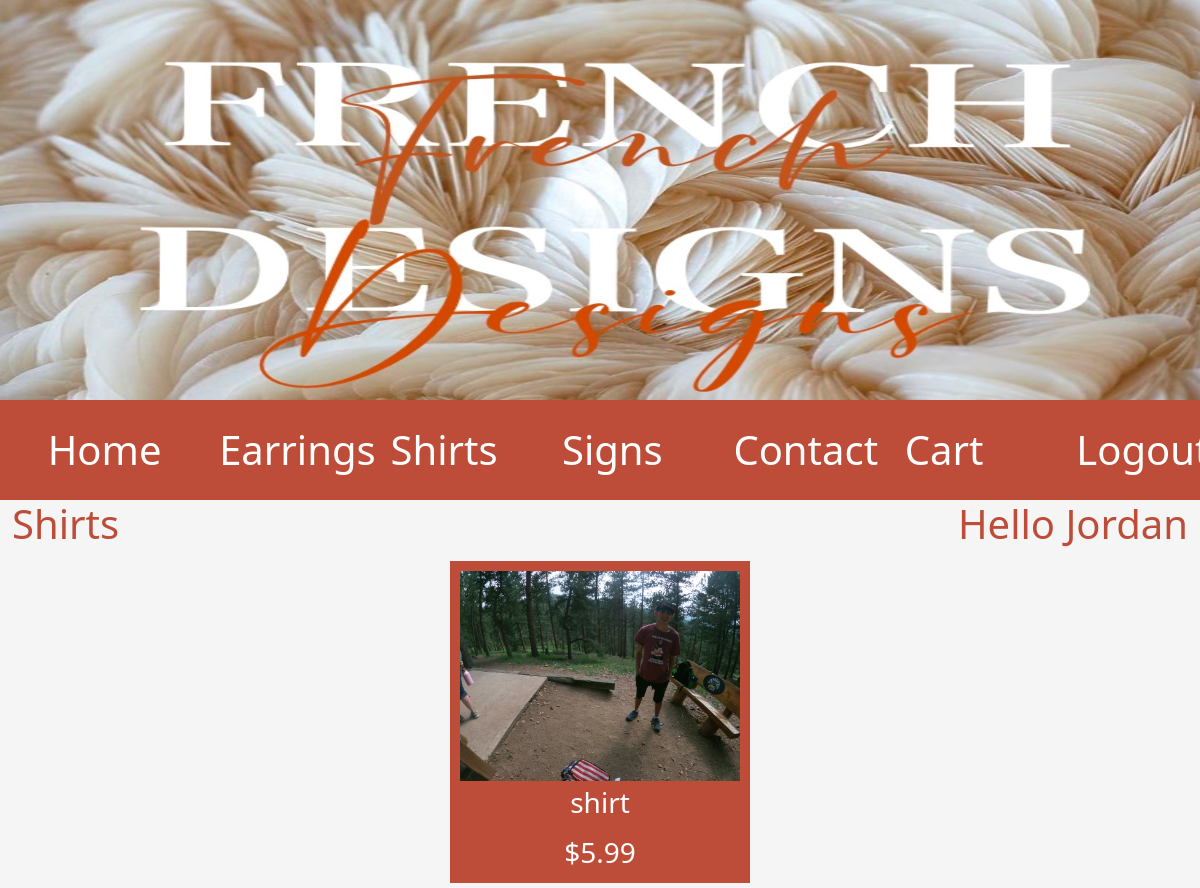
Page /shirts (signed in) on the committed database.
### store/models.py (models this page shows)
class Customer(models.Model):
    first_name= models.CharField(max_length=255)
    last_name = models.CharField(max_length=255)
    email = models.EmailField(unique=True)
    phone_number = models.CharField(max_length=255)
    created_at = models.DateTimeField(auto_now_add=True)
    updated_at = models.DateTimeField(auto_now=True)
    password = models.CharField(max_length=255, default='password')
    objects = CustomerManager()

class Product(models.Model):
    name = models.CharField(max_length=255)
    slug = models.SlugField()
    description = models.TextField()
    product_type = models.CharField(max_length=255)
    price = models.DecimalField(max_digits=6, decimal_places=2)
    size = models.CharField(max_length=10, null=True)
    stock = models.IntegerField()
    product_image = models.ImageField(upload_to='images/', null=True)
    created_at = models.DateTimeField(auto_now_add=True)
    updated_at = models.DateTimeField(auto_now=True)

### store/views.py (the view)
# urls.py: path('shirts', views.shirts),
def shirts(request):
    if 'user_id' in request.session:
        user = Customer.objects.get(id=request.session['user_id'])
    else:
        user=False
    context={
        'all_products': Product.objects.all().filter(product_type = 'shirt'),
        'product_type': 'Shirts',
        'user': user,
    }
    return render(request, 'index.html', context)

### cart/cart.py (called while the page is built)
    def __len__(self):
        return sum(item['quantity'] for item in self.cart.values())

### cart/context_processors.py (called while the page is built)
def cart(request):
    return {'cart':Cart(request)}

### store/templates/index.html (shortened to what this page needs)
<!DOCTYPE html>
<html lang="en">
<head>
    <link href="https://cdn.jsdelivr.net/npm/bootstrap@5.1.3/dist/css/bootstrap.min.css" rel="stylesheet">
    {% load static %}
    <link rel="stylesheet" href="{% static 'css/style.css' %}">
</head>
<body>
    <div id="header">
        <img src="static/css/assets/Untitled-Artwork (1).jpg" alt="French Designs Logo" id="headerLogo">
    </div>
    <div class="container-fluid">
        <div id="subHead" class="row justify-content-around align-content-center align-self-center">
            <a href="/" class="col-1 text-center">Home</a>
            <a href="/earrings" class="col-1 text-center">Earrings</a>
            <a href="/shirts" class="col-1 text-center">Shirts</a>
            <a href="/signs" class="col-1 text-center">Signs</a>
            <a href="#" class="col-1 text-center">Contact</a>
            {% with total_items=cart|length %}
            {% if total_items > 0%}
                <a href="/cart" class="col-1 text-center">Cart ({{total_items}})</a>
            {% else %}
                <a href="/cart" class="col-1 text-center">Cart</a>
            {% endif %}
            {% endwith %}
            <div class="col-1 text-center">
                {% if user %}
                    <a href="/logout">Logout</a>
                {% else %}
                    <a href="/login">Login</a>
                {% endif %}
            </div>
        </div>
    </div>
    <div class="container-fluid">
        <div class="row justify-content-between">
            <h2 class="col text-start">{{ product_type }}</h2>
            {% if user %}
                <h2 class="col text-end">Hello {{user.first_name}} </h2>
            {% endif %}
        </div>
        <div class="row justify-content-around align-self-center">
        {% for product in all_products %}
                <div class="text-center col-sm-12 col-md-6 col-lg-3 product_box" >
                    <div class="align-items-center">
                        <a href="/show/product/{{product.id}}">
                            <img src="http://127.0.0.1:8000/media/{{ product.product_image }}" alt="{{ product.name }}" class="img card-img-top product_image col-10">
                        </a>
                        <p class="card-title">{{product.name}}</p>
                        <p class="card-text">${{product.price}}</p>
                    </div>
                </div>
        {% endfor %}
        </div>
    </div>
</body>
</html>

### static/css/style.css (style rules this page uses)
body { background-color: whitesmoke; }
.product_image { width: 100%; height: 100%; }
.product_box { background-color: rgb(189, 77, 57); color: white; margin: 5px; padding: 10px; font-size: 1.75rem; }
#headerLogo { width: 100vw; height: 50vh; }
a { text-decoration: none; color: white; font-size: 2.5rem; }
#subHead { background-color: rgb(189, 77, 57); height: 100px; }
h2 { font-size: 2.5rem; color: rgb(189, 77, 57); }

### rows in the picture
Customer: first_name "Jordan"
Product: product_image (picture), name "shirt", price "5.99"

### other values in the picture
{{ product_type }} "Shirts"
